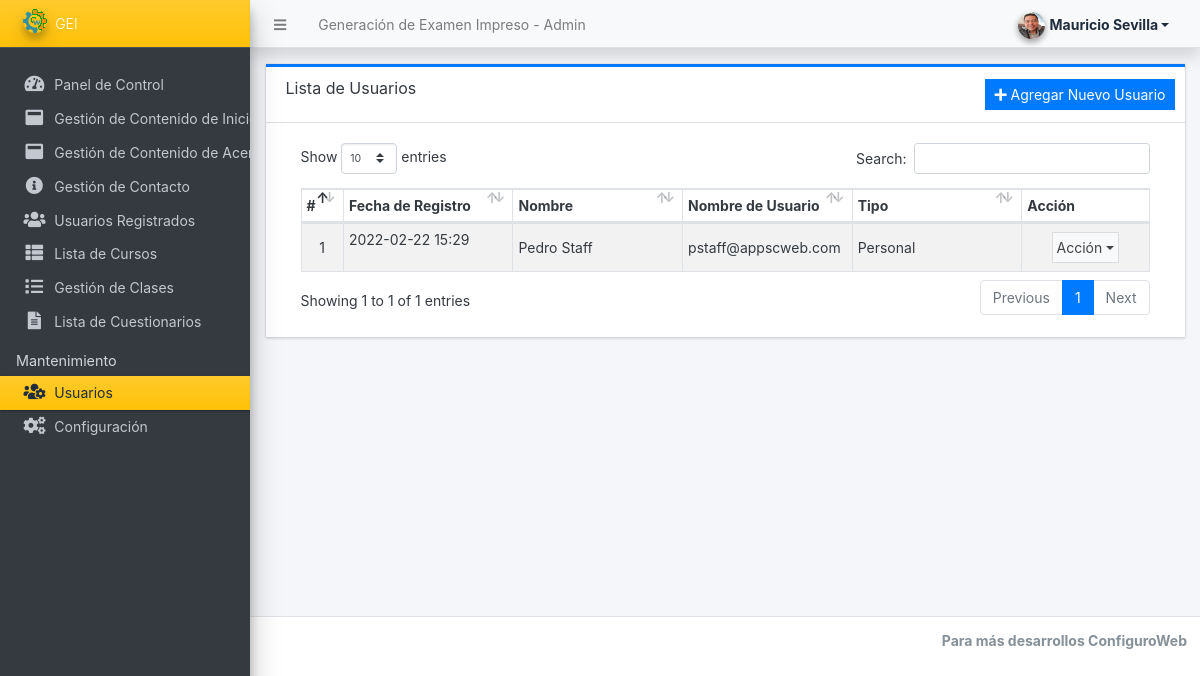
Page /admin/?page=user/list (signed in) on the committed database.
### tables this page shows
CREATE TABLE `users` (
  `id` int(50) NOT NULL,
  `firstname` varchar(250) NOT NULL,
  `lastname` varchar(250) NOT NULL,
  `username` text NOT NULL,
  `password` text NOT NULL,
  `avatar` text DEFAULT NULL,
  `last_login` datetime DEFAULT NULL,
  `type` tinyint(1) NOT NULL DEFAULT 0,
  `date_added` datetime NOT NULL DEFAULT current_timestamp(),
  `date_updated` datetime DEFAULT NULL ON UPDATE current_timestamp()
);

### classes/DBConnection.php (called while the page is built, shortened)
<?php
class DBConnection{
    private $host = DB_SERVER;
    private $username = DB_USERNAME;
    private $password = DB_PASSWORD;
    private $database = DB_NAME;
    public $conn;
    public function __construct(){
        if (!isset($this->conn)) {
            $this->conn = new mysqli($this->host, $this->username, $this->password, $this->database);
        }
    }
}
?>

### classes/SystemSettings.php (called while the page is built, shortened)
<?php
class SystemSettings extends DBConnection
{
	function userdata($field = '')
	{
		if (!empty($field)) {
			if (isset($_SESSION['userdata'][$field]))
				return $_SESSION['userdata'][$field];
			else
				return null;
		} else {
			return false;
		}
	}
}
$_settings = new SystemSettings();

### admin/user/list.php (the view, shortened to what this page needs)
<div class="card card-outline rounded-0 card-primary">
	<div class="card-header">
		<h3 class="card-title">Lista de Usuarios</h3>
		<div class="card-tools">
			<a class="btn btn-sm btn-flat btn-primary" id="create_new"><i class="fa fa-plus"></i> Agregar Nuevo Usuario</a>
		</div>
	</div>
	<div class="card-body">
		<div class="container-fluid">
			<div class="container-fluid">
				<table class="table table-hover table-striped table-bordered">
					<colgroup>
						<col width="5%">
						<col width="20%">
						<col width="20%">
						<col width="20%">
						<col width="20%">
						<col width="15%">
					</colgroup>
					<thead>
						<tr>
							<th>#</th>
							<th>Fecha de Registro</th>
							<th>Nombre</th>
							<th>Nombre de Usuario</th>
							<th>Tipo</th>
							<th>Acción</th>
						</tr>
					</thead>
					<tbody>
						<?php
						$i = 1;
						$qry = $conn->query("SELECT *,concat(firstname,' ',lastname) as fullname FROM `users` where id not in ({$_settings->userdata('id')},1)  order by concat(firstname,' ',lastname) asc ");
						while ($row = $qry->fetch_assoc()):
						?>
							<tr>
								<td class="text-center"><?php echo $i++; ?></td>
								<td><?= date("Y-m-d H:i", strtotime($row['date_added'])) ?></p>
								</td>
								<td>
									<p class="m-0 truncate-1"><?= $row['fullname'] ?></p>
								</td>
								<td>
									<p class="m-0 truncate-1"><?= $row['username'] ?></p>
								</td>
								<td>
									<p class="m-0 truncate-1"><?= $row['type'] == 1 ? "Administrador" : "Personal" ?></p>
								</td>
								<td align="center">
									<button type="button" class="btn btn-flat p-1 btn-default btn-sm dropdown-toggle dropdown-icon" data-toggle="dropdown">
										Acción
									</button>
								</td>
							</tr>
						<?php endwhile; ?>
					</tbody>
				</table>
			</div>
		</div>
	</div>
</div>

### rows in the picture
users: date_added "2022-02-22 15:29", fullname "Pedro Staff", username "pstaff@appscweb.com", type "Personal"

### other values in the picture
$_settings->info('name') "Generación de Examen Impreso"
$_settings->info('short_name') "GEI"
